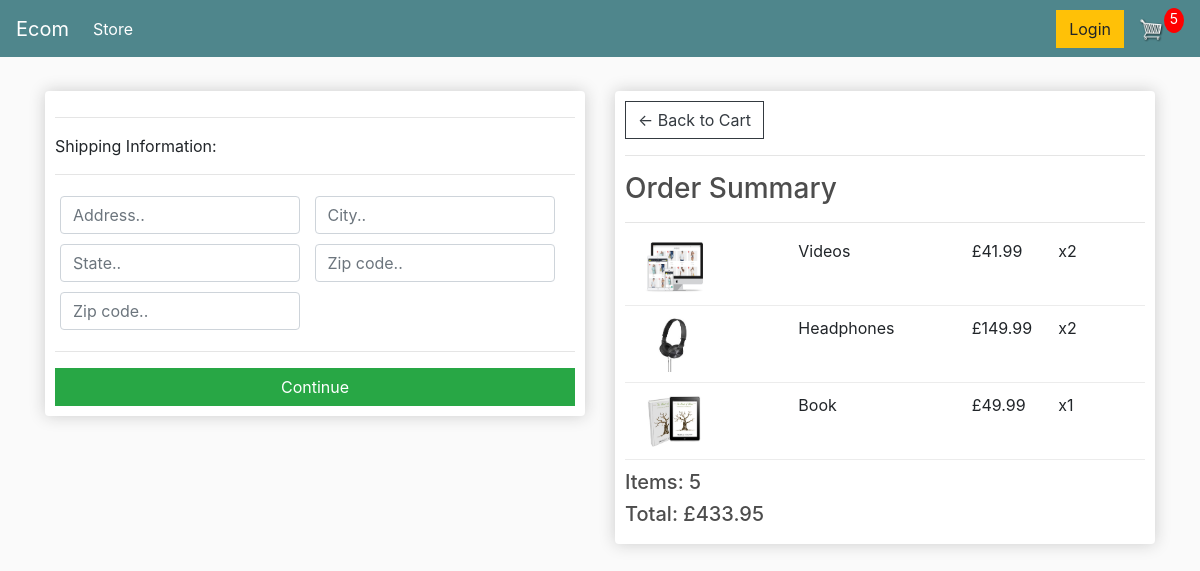
The page /checkout/ (signed in) on the database as committed earlier.
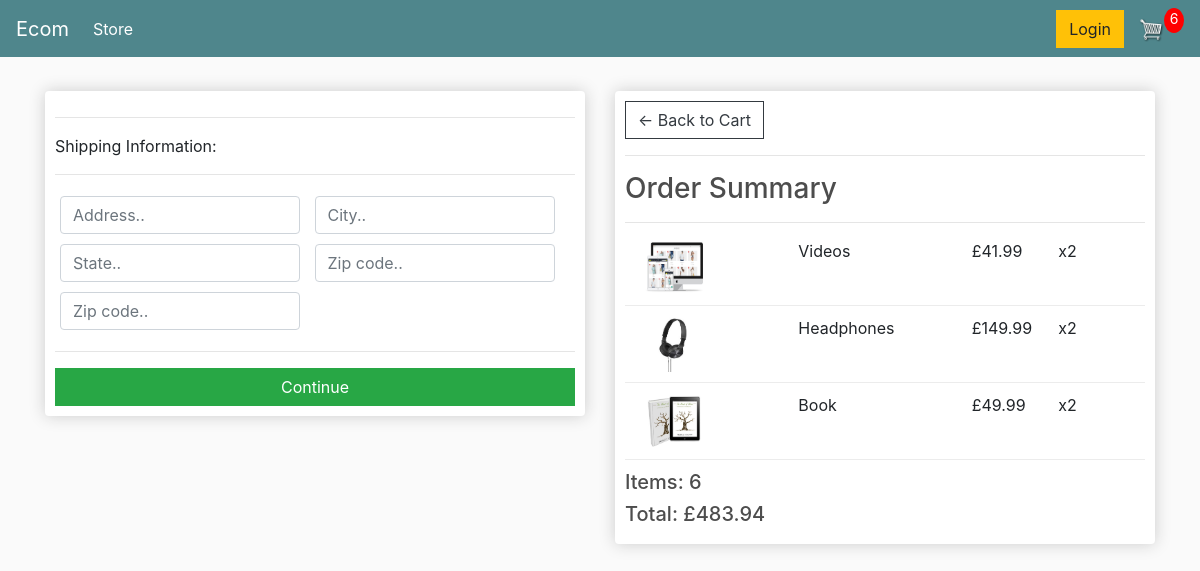
The same page on the database as committed later.
### store/models.py (models this page shows, shortened)
class OrderItem(models.Model):
	product = models.ForeignKey(Product, on_delete=models.SET_NULL, null=True)
	order = models.ForeignKey(Order, on_delete=models.SET_NULL, null=True)
	quantity = models.IntegerField(default=0, null=True, blank=True)
	date_added = models.DateTimeField(auto_now_add=True)
	@property
	def get_total(self):
		total = self.product.price * self.quantity
		return total

class Order(models.Model):
	customer = models.ForeignKey(Customer, on_delete=models.SET_NULL, null=True, blank=True)
	date_ordered = models.DateTimeField(auto_now_add=True)
	complete = models.BooleanField(default=False)
	transaction_id = models.CharField(max_length=100, null=True)
	@property
	def shipping(self):
		shipping = False
		orderitems = self.orderitem_set.all()
		for i in orderitems:
			if i.product.digital == False:
				shipping = True
		return shipping
	@property
	def get_cart_total(self):
		orderitems = self.orderitem_set.all()
		total = sum([item.get_total for item in orderitems])
		return total
	@property
	def get_cart_items(self):
		orderitems = self.orderitem_set.all()
		total = sum([item.quantity for item in orderitems])
		return total

class Product(models.Model):
	name = models.CharField(max_length=200)
	price = models.FloatField()
	digital = models.BooleanField(default=False,null=True, blank=True)
	image = models.ImageField(null=True, blank=True)
	@property
	def imageURL(self):
		try:
			url = self.image.url
		except:
			url = ''
		return url

### store/views.py (the view)
# urls.py: path('checkout/', views.checkout, name="checkout"),
def checkout(request):
	data = cartData(request)
	cartItems = data['cartItems']
	order = data['order']
	items = data['items']
	context = {'items':items, 'order':order, 'cartItems':cartItems}
	return render(request, 'store/checkout.html', context)

### store/utils.py (called while the page is built)
def cartData(request):
	if request.user.is_authenticated:
		customer = request.user.customer
		order, created = Order.objects.get_or_create(customer=customer, complete=False)
		items = order.orderitem_set.all()
		cartItems = order.get_cart_items
	else:
		cookieData = cookieCart(request)
		cartItems = cookieData['cartItems']
		order = cookieData['order']
		items = cookieData['items']
	return {'cartItems':cartItems ,'order':order, 'items':items}

### store/templates/store/checkout.html (shortened to what this page needs)
{% extends 'store/main.html' %}
{% load static %}
{% block content %}
     <div class="row">
		<div class="col-lg-6">
			<div class="box-element" id="form-wrapper">
				<form id="form">
					<div id="shipping-info">
						<hr>
						<p>Shipping Information:</p>
						<hr>
						<div class="form-field">
							<input class="form-control" type="text" name="address" placeholder="Address..">
						</div>
						<div class="form-field">
							<input class="form-control" type="text" name="city" placeholder="City..">
						</div>
						<div class="form-field">
							<input class="form-control" type="text" name="state" placeholder="State..">
						</div>
						<div class="form-field">
							<input class="form-control" type="text" name="zipcode" placeholder="Zip code..">
						</div>
						<div class="form-field">
							<input class="form-control" type="text" name="country" placeholder="Zip code..">
						</div>
					</div>
					<hr>
					<input id="form-button" class="btn btn-success btn-block" type="submit" value="Continue">
				</form>
			</div>
			<br>
		</div>
		<div class="col-lg-6">
			<div class="box-element">
				<a  class="btn btn-outline-dark" href="{% url 'cart' %}">&#x2190; Back to Cart</a>
				<hr>
				<h3>Order Summary</h3>
				<hr>
				{% for item in items %}
				<div class="cart-row">
					<div style="flex:2"><img class="row-image" src="{{item.product.imageURL}}"></div>
					<div style="flex:2"><p>{{item.product.name}}</p></div>
					<div style="flex:1"><p>£{{item.product.price|floatformat:2}}</p></div>
					<div style="flex:1"><p>x{{item.quantity}}</p></div>
				</div>
				{% endfor %}
				<h5>Items:   {{order.get_cart_items}}</h5>
				<h5>Total:   £{{order.get_cart_total|floatformat:2}}</h5>
			</div>
		</div>
	</div>
{% endblock content %}

Rows that differ between the two databases and show on the page:
changed OrderItem "Book": quantity "1" → "2"
changed through a linked row, Order: get_cart_items "5" → "6"; get_cart_total "433.95" → "483.94"
Other text that changed with them:
{{ cartItems }}: "5" → "6"
